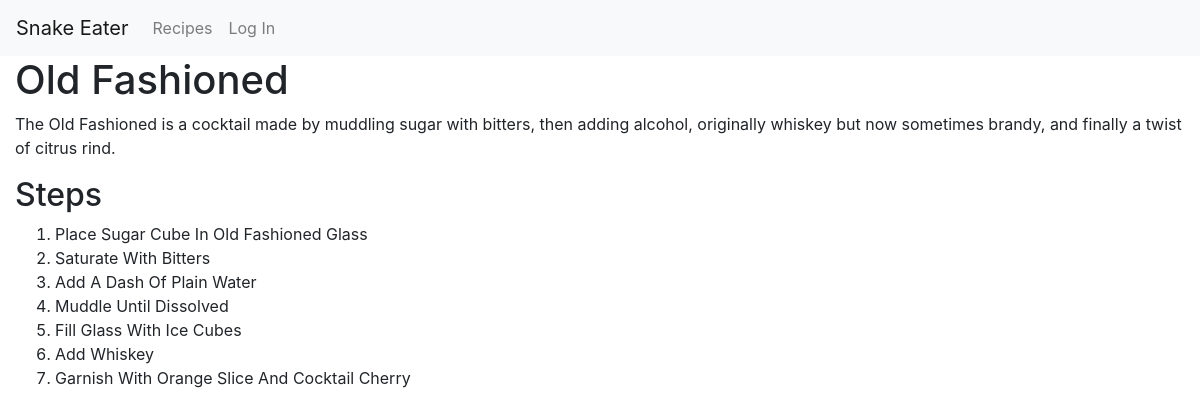
Before: /recipes/5/ with the older database file.
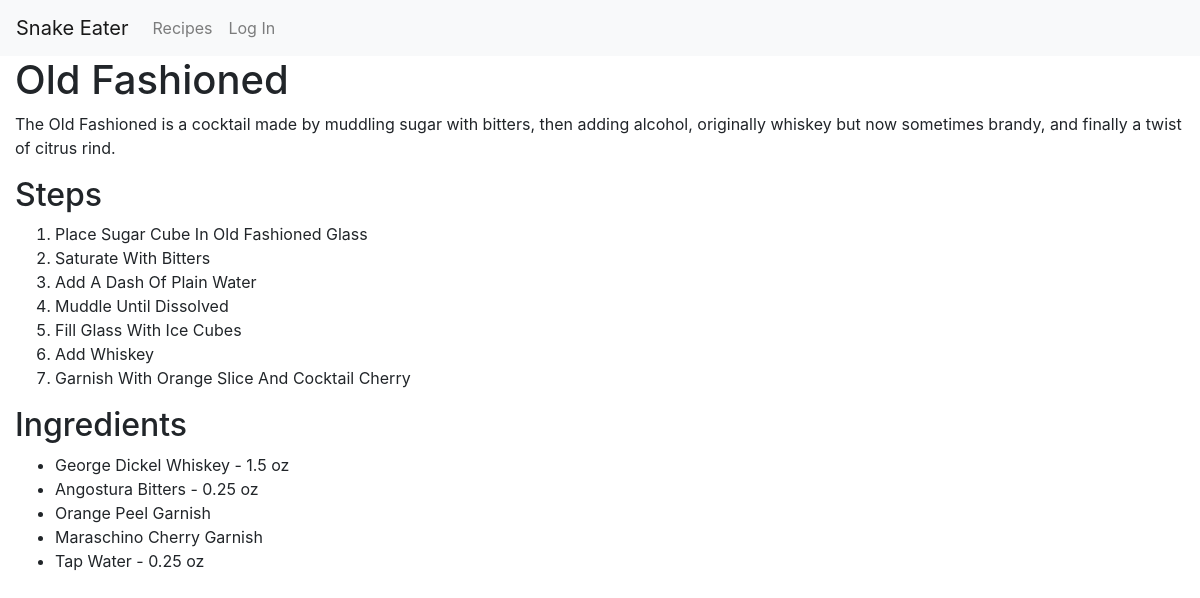
After: the same page with the newer database file.
### recipes/models.py (models this page shows, shortened)
class Recipe (models.Model):
    name = models.CharField(max_length=100)
    description = models.CharField(max_length=200)
    creator = models.ForeignKey(User, on_delete=models.CASCADE)
    pub_date = models.DateField("Date Created", default=datetime.date.today)
    steps = models.CharField(max_length=200)
    ingredients = models.ManyToManyField(
        Ingredient, through='RecipeIngredient')
    def __str__(self):
        return self.name
    def stepsAsList(self):
        return [x.strip() for x in self.steps.split(',')]

class RecipeIngredient (models.Model):
    recipe = models.ForeignKey(Recipe, on_delete=models.CASCADE)
    ingredient = models.ForeignKey(Ingredient, on_delete=models.CASCADE)
    oz = models.FloatField(null=True, blank=True)
    def __str__(self):
        if(self.oz):
            return self.ingredient.name.title() + " " + self.ingredient.ingredientType.name.title() + "  - " + str(self.oz) + " oz "
        else:
            return self.ingredient.name.title() + " " + self.ingredient.ingredientType.name.title()

class Ingredient (models.Model):
    name = models.CharField(max_length=100)
    ingredientType = models.ForeignKey(
        IngredientType, on_delete=models.CASCADE)

class IngredientType (models.Model):
    name = models.CharField(max_length=100)

### recipes/views.py (the view)
# urls.py: path('<int:pk>/', views.DetailView.as_view(), name='detail'),
class DetailView(generic.DetailView):
    model = Recipe
    template_name = 'recipes/detail.html'

### recipes/templates/recipes/detail.html (shortened to what this page needs)
{% extends 'recipes/base.html' %} {% block content %}
<h1>{{ recipe }}</h1>
<p>{{recipe.description}}</p>
<h2>Steps</h2>
<ol>
    {% for step in recipe.stepsAsList %}
    <li>{{ step | title }}</li>
    {% endfor %}
</ol>
{% if recipe.recipeingredient_set.all%}
<h2>Ingredients</h2>
<ul>
    {% for i in recipe.recipeingredient_set.all %}
    <li>{{i}}</li>
    {% endfor %}
</ul>
{% endif %}  {% endblock %}

### recipes/templates/recipes/base.html (shortened to what this page needs)
<!DOCTYPE html>
<html lang="en">
<head>
    <link rel="stylesheet" href="https://stackpath.bootstrapcdn.com/bootstrap/4.1.0/css/bootstrap.min.css"
>
</head>
<body>
    <nav class="navbar navbar-expand-lg navbar-light bg-light">
        <a class="navbar-brand" href="#">Snake Eater</a>
        <div class="collapse navbar-collapse" id="navbarNav">
            <ul class="navbar-nav">
                <li class="nav-item">
                    <a class="nav-link" href="{% url 'recipes:index' %}">Recipes</a>
                </li>
                <li class="nav-item">
                    {% if user.is_authenticated %}
                    <a class="nav-link" href="/accounts/logout">Log Out</a>
                    {% else %}
                    <a class="nav-link" href="/accounts/login">Log In</a>
                    {% endif %}
                </li>
            </ul>
        </div>
    </nav>
    <main class="container-fluid">
        {% block content %} {% endblock %}
    </main>
</body>
</html>

Changed rows visible on the page:
added RecipeIngredient: oz+ingredient "George Dickel Whiskey - 1.5 oz"
added RecipeIngredient: oz+ingredient "Angostura Bitters - 0.25 oz"
added RecipeIngredient: oz+ingredient "Orange Peel Garnish"
added RecipeIngredient: oz+ingredient "Maraschino Cherry Garnish"
added RecipeIngredient: oz+ingredient "Tap Water - 0.25 oz"
Other visible differences:
text now shown: "Ingredients"
